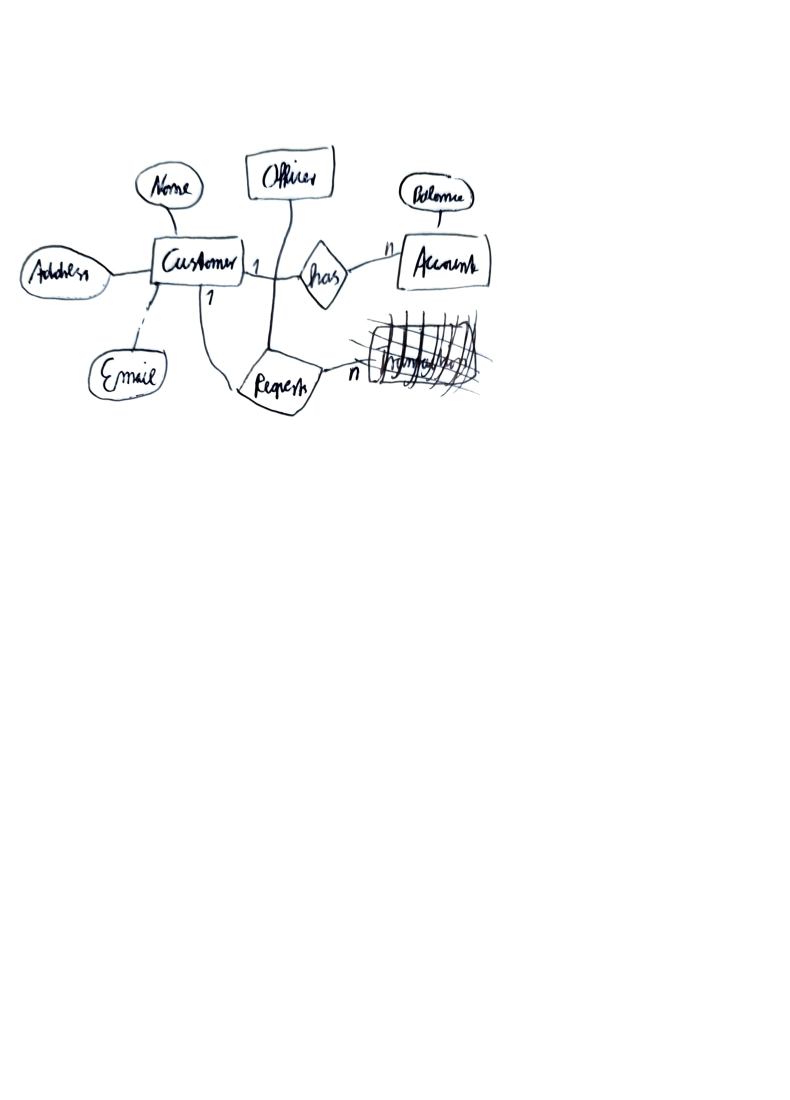
#> input picture data/example_1.jpg, 1579 x 2200 px (shown at 1/2 size); its folder holds only this picture in this run
$ python -i utils.py   (imports and definitions only)
#> lines starting #> are read from the running program, lines starting #| are printed output that depends on the picture
import math
import os

import cv2 as cv
import matplotlib.cm as cm
import numpy as np
from scipy.spatial import distance
from scipy.spatial.distance import cdist
from skimage.morphology import dilation, square


# [24 lines left out: functions get_paths, load_images, not called in this run]


def get_contours(img):
    contours, hierarchy = cv.findContours(img, cv.RETR_TREE, cv.CHAIN_APPROX_NONE)
    return contours


# [273 lines left out: functions create_matrix, find_crossings, calculate_centroid, group_and_calculate_centroids, split_contour, filter_crossings and 4 more, not called in this run]


def thresh(img):
    thrsh, img_thresh = cv.threshold(img, 50, 255, cv.THRESH_BINARY)
    return img_thresh


# Probabilistic Hough Line Transform
def hough_lines_p(img):
    min_line_length = 12
    max_line_gap = 3
    lines = cv.HoughLinesP(
        img, cv.HOUGH_PROBABILISTIC, np.pi / 180, 0, None, min_line_length, max_line_gap
    )
#> lines = 1595 rows, first 6: [1032, 2199, 1032, 0], [153, 2199, 153, 0], [975, 2199, 975, 0], [1186, 2199, 1186, 0], [1418, 2199, 1418, 0], [609, 2199, 609, 0]
    img_pre2 = cv.cvtColor(img, cv.COLOR_GRAY2RGB)
    # turn the picture fully black
    _, img_pre2 = cv.threshold(img_pre2, 255, 255, cv.THRESH_BINARY)
#> img_pre2: shape (2200, 1579, 3); every value is 0
    for x in range(0, len(lines)):
        for x1, y1, x2, y2 in lines[x]:
            cv.line(img_pre2, (x1, y1), (x2, y2), (0, 128, 0), 1, cv.LINE_AA)
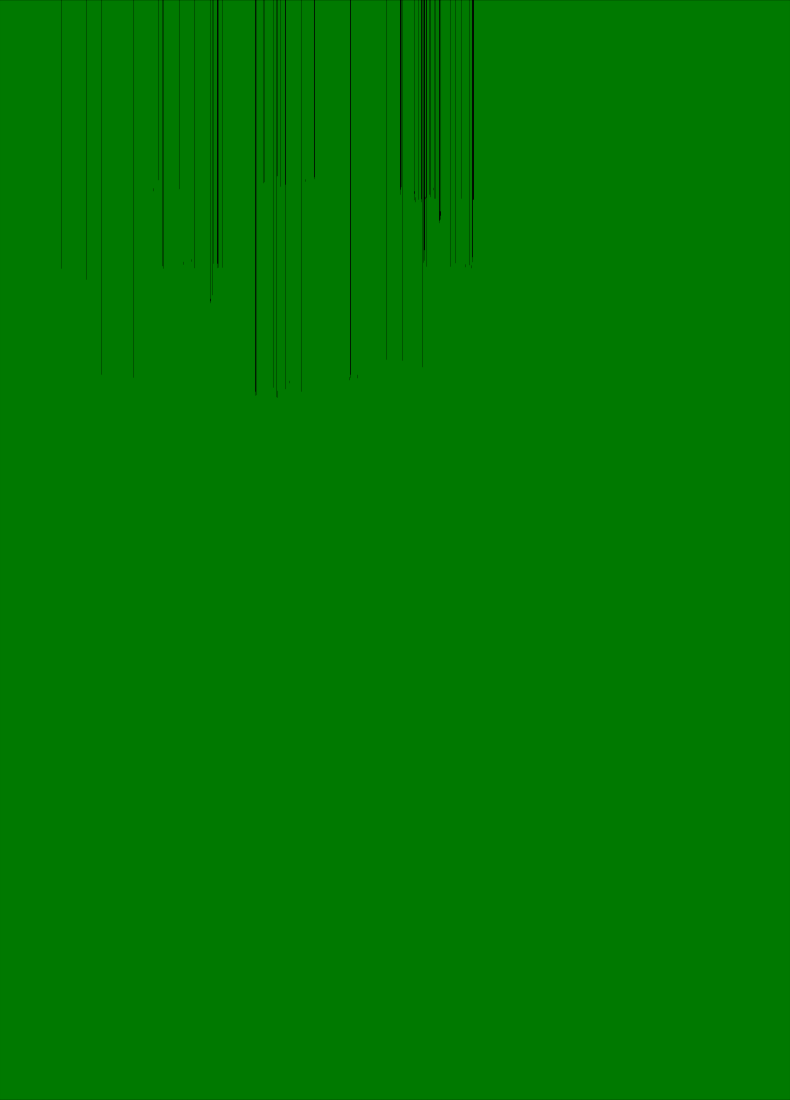
#> img_pre2: shape (2200, 1579, 3) (shown at 1/2 size); mean B, G, R 0, 119.8, 0
            # pts = np.array([[x1, y1], [x2, y2]], np.int32)
            # cv.polylines(img_pre2, [pts], True, (0, 255, 0))
    return lines


# detects endpoints and draws circles around them
# [999 lines left out: functions detect_end_points, dilate, erode, remove_dupes, check_connect, increase_line and 17 more, not called in this run]

>>> import cv2
>>> picture = cv2.imread('../../data/example_1.jpg', cv2.IMREAD_GRAYSCALE)
>>> result = hough_lines_p(picture)
#> result has the same summary as lines in hough_lines_p
